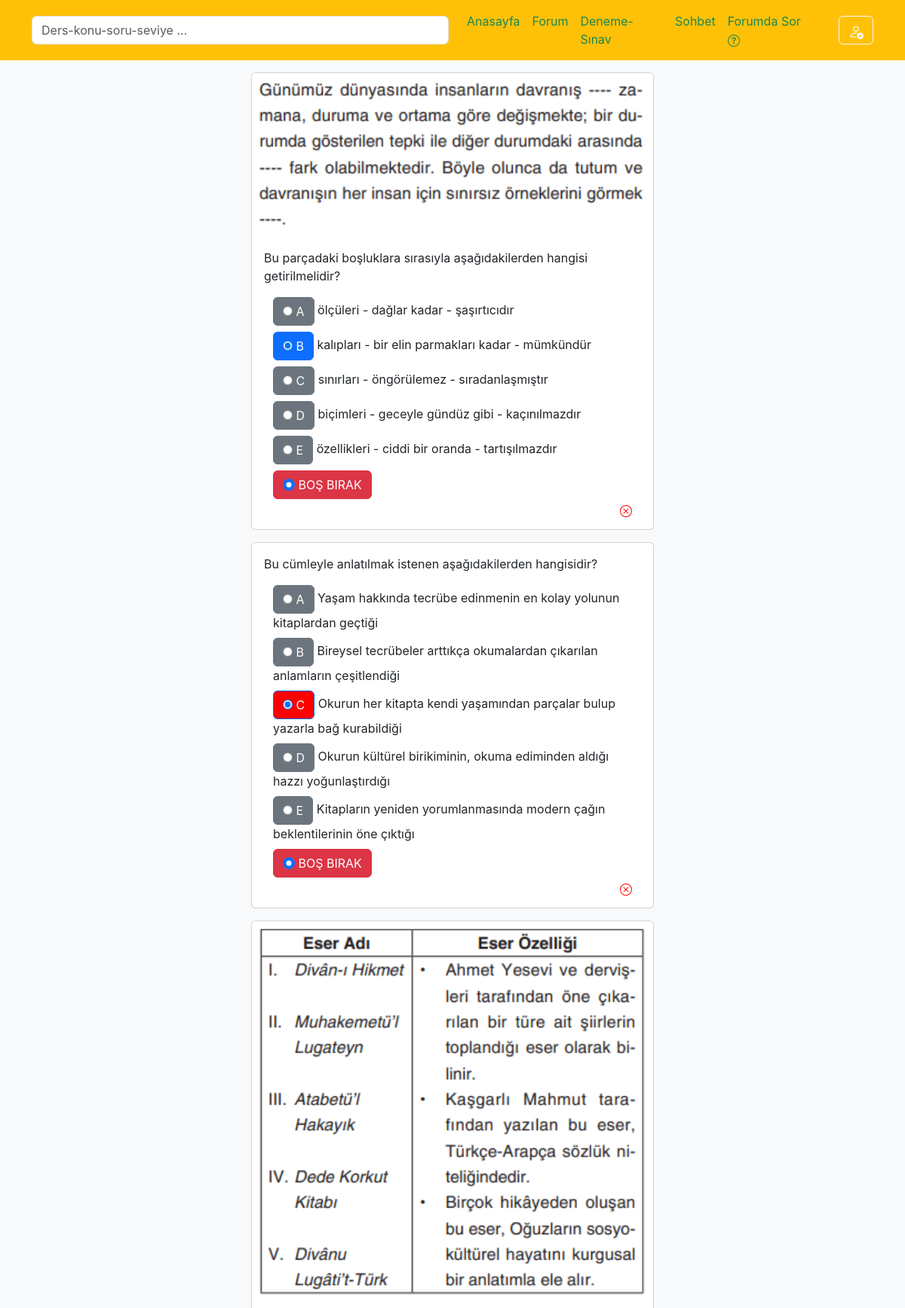
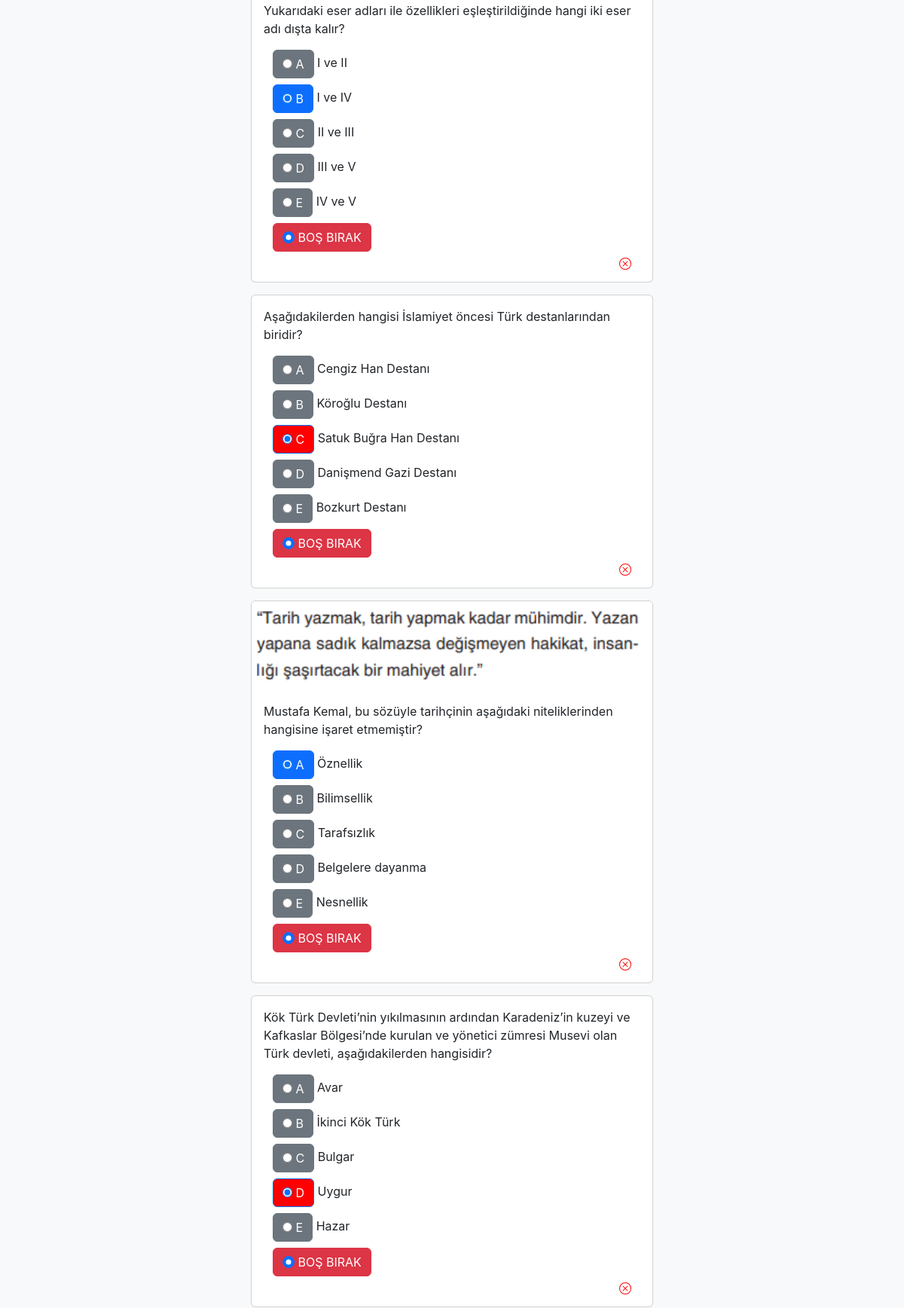
The page /testing_and_exam/ayt_show_result_details/10 Haziran 2017/ (signed in, upper part) on the database its author committed (2 pictures, top to bottom).
### testing_and_exam/models.py (models this page shows, shortened)
class AYT_Choice(models.Model):
    Lessons_Name  = (
        ('Matematik', 'Matematik'),
        ('Türk Dili ve Edebiyatı', 'Türk Dili ve Edebiyatı'),
        ('Fizik', 'Fizik'),
        ('Kimya','Kimya'),
        ('Tarih','Tarih'),
        ('Biyoloji','Biyoloji'),
        ('Coğrafya','Coğrafya'),
        ('Din Kültürü ve Ahlak Bilgisi','Din Kültürü ve Ahlak Bilgisi')
    )
    Answer_Choice  = (
        ('A', 'A'),
        ('B', 'B'),
        ('C', 'C'),
        ('D','D'),
        ('E','E')
    )
    Date_Choice  = (
        ('2017','2017'),
        ('2018','2018'),
        ('2019','2019'),
        ('2020','2020'),
        ('2021','2021'),
        ('2022','2022'),
        ('2023','2023')
    )
    EXAM_Name  = (
        ('10 Haziran 2017', '10 Haziran 2017'),
        ('10 Haziran 2017', '23 Haziran 2018'),
        ('10 Haziran 2017', '15 Haziran 2019'),
        ('10 Haziran 2017', '27 Haziran 2020'),
        ('10 Haziran 2017', '26 Haziran 2021'),
        ('10 Haziran 2017', '18 Haziran 2022'),
        ('10 Haziran 2017', '17 Haziran 2023')
      )
    author=models.ForeignKey(User,on_delete = models.CASCADE,verbose_name="SORUYU YAZAN")# bunu django hazır kullanıcı tablosundan alıyoruz
    Date_Choice=models.CharField(verbose_name="HANGİ SENENİN SORUSU ?",choices=Date_Choice,null=True,blank=False,max_length=15)
    Lessons_Name = models.CharField(verbose_name="DERS ADI", choices=Lessons_Name, max_length=100, blank=False)
    ayt_cozen_kisi=models.ManyToManyField(User,default=None,related_name="ayt_cozen_kisi",verbose_name="ayt_cozen_kisi",blank=True, null=True,max_length=100)
    EXAM_Name=models.TextField(verbose_name="SINAV ADI",choices=EXAM_Name,null=True,blank=False,max_length=100)
    Question=models.TextField(verbose_name="SORU")
    Choice_A=models.TextField(verbose_name="A ŞIKKI",blank=True, null=True)
    Choice_B=models.TextField(verbose_name="B ŞIKKI",blank=True, null=True)
    Choice_C=models.TextField(verbose_name="C ŞIKKI",blank=True, null=True)
    Choice_D=models.TextField(verbose_name="D ŞIKKI",blank=True, null=True)
    Choice_E=models.TextField(verbose_name="E ŞIKKI",blank=True, null=True)
    Answer_Choice=models.CharField(verbose_name="CEVAP", choices=Answer_Choice, max_length=1, blank=False)
    Question_Image=models.ImageField(upload_to='testing_and_exam_images/',blank=True, null=True, verbose_name="SORUYA FOTOĞRAF EKLEYİN")
    Created_Date=models.DateTimeField(auto_now=True,verbose_name="OLUŞTURMA TARİHİ")
    class Meta:
        verbose_name_plural = "AYT SORU EKLEME"

### testing_and_exam/views.py (the view)
# urls.py: path('ayt_show_result_details/<str:Date_Choice>/', views.ayt_show_result_details, name='ayt_show_result_details'),
def ayt_show_result_details(request,Date_Choice):
    if request.user.is_authenticated:
        user = request.user
        get_questions = AYT_Choice.objects.filter(EXAM_Name=Date_Choice)
        exam_results_list = []  # Create an empty list to store exam results
        for get_question2 in get_questions:
            exam_results = AYT_Result.objects.filter(author_id=user, Question_Id=get_question2.pk, Date_Choice=get_question2.EXAM_Name)
            for exam_rslt2 in exam_results:
                if get_question2.pk == exam_rslt2.Question_Id:
                    print("evet ")
                    exam_results_list.append(exam_rslt2)  # Append each exam result to the list
        context = {
            'exam_results': exam_results_list,
            'get_questions': get_questions,
        }
        return render(request, "testing_and_exam/ayt_show_result_details.html", context)
    else:
        return redirect('quizorder:index')

### templates/testing_and_exam/ayt_show_result_details.html (shortened to what this page needs)
{% include 'base/layout.html' %}
{% block body %}
<div class="album py-2 mb-5 bg-light">
  <div class="container">
{% for sonuc in exam_results %}
{% for soru in get_questions %}
{% if soru.pk == sonuc.Question_Id %}
<div class="row row-cols-1 row-cols-md-2 g-0 mb-3">
  <div class="col-md-6 container">
    <div class="card ">
      {% if soru.Question_Image %}
      <img src="{{soru.Question_Image.url}}" class="card-img-top " />
      {% else %}
      {% comment %} <img src="https://mocra.org/wp-content/uploads/2016/07/default.jpg" class="card-img-top" alt="..."> {% endcomment %}
      {% endif %}
<div class="card-body">
  <p class="card-text">
    {{ soru.Question}}
  </p>
  <div class="btn-group-vertical container"  role="group" aria-label="Vertical radio toggle button group">
{% if soru.Choice_A %}
<div class="mb-2">
  {% if sonuc.author_Key == "A" %}
    <label class="btn btn-success" for="{{ soru.id }}">
      <input type="radio" name="optionsRadios{{ soru.id }}" id="{{ soru.id }}" autocomplete="off" checked>
       A {% comment %} İşaretlendi {% endcomment %}
    </label>
    {% elif soru.Answer_Choice == "A" %}
    <label class="btn btn-primary" for="{{ soru.id }}">
      <input type="radio" name="optionsRadios{{ soru.id }}" id="{{ soru.id }}" autocomplete="off" checked>
      A {% comment %}cevap anahtarı{% endcomment %}
    </label>
  {% else %}
    <label class="btn btn-secondary" for="{{ soru.id }}">
      <input type="radio" name="optionsRadios{{ soru.id }}" id="{{ soru.id }}" autocomplete="off">
      A
    </label>
  {% endif %}
  <span>{{ soru.Choice_A }}</span>
</div>
{% endif %}
{% if soru.Choice_B %}
<div class="mb-2">
  {% if sonuc.author_Key == "B" %}
    <label class="btn btn-success" for="{{ soru.id }}">
      <input type="radio" name="optionsRadios{{ soru.id }}" id="{{ soru.id }}" autocomplete="off" checked>
      B {% comment %}İşaretlendi{% endcomment %}
    </label>
    {% elif soru.Answer_Choice == "B" %}
    <label class="btn btn-primary" for="{{ soru.id }}" >
      <input type="radio" name="optionsRadios{{ soru.id }}" id="{{ soru.id }}" autocomplete="off" checked>
      B {% comment %}cevap anahtarı{% endcomment %}
    </label>
  {% else %}
    <label class="btn btn-secondary" for="{{ soru.id }}">
      <input type="radio" name="optionsRadios{{ soru.id }}" id="{{ soru.id }}" autocomplete="off">
      B
    </label>
  {% endif %}
  <span>{{ soru.Choice_B }}</span>
</div>
{% endif %}
{% if soru.Choice_C %}
<div class="mb-2">
  {% if sonuc.author_Key == "C" %}
    <label class="btn btn-success" for="{{ soru.id }}">
      <input type="radio" name="optionsRadios{{ soru.id }}" id="{{ soru.id }}" autocomplete="off" checked>
      C {% comment %}İşaretlendi{% endcomment %}
    </label>
    {% elif soru.Answer_Choice == "C" %}
    <label class="btn btn-primary" for="{{ soru.id }}" style="background-color: red;">
      <input type="radio" name="optionsRadios{{ soru.id }}" id="{{ soru.id }}" autocomplete="off" checked>
      C {% comment %}cevap anahtarı{% endcomment %}
    </label>
  {% else %}
    <label class="btn btn-secondary" for="{{ soru.id }}">
      <input type="radio" name="optionsRadios{{ soru.id }}" id="{{ soru.id }}" autocomplete="off">
      C
    </label>
  {% endif %}
  <span>{{ soru.Choice_C }}</span>
</div>
{% endif %}
{% if soru.Choice_D %}
<div class="mb-2">
  {% if sonuc.author_Key == "D" %}
    <label class="btn btn-success" for="{{ soru.id }}">
      <input type="radio" name="optionsRadios{{ soru.id }}" id="{{ soru.id }}" autocomplete="off" checked>
      D {% comment %}İşaretlendi{% endcomment %}
    </label>
    {% elif soru.Answer_Choice == "D" %}
    <label class="btn btn-primary" for="{{ soru.id }}" style="background-color: red;">
      <input type="radio" name="optionsRadios{{ soru.id }}" id="{{ soru.id }}" autocomplete="off" checked>
      D {% comment %}cevap anahtarı{% endcomment %}
    </label>
  {% else %}
    <label class="btn btn-secondary" for="{{ soru.id }}">
      <input type="radio" name="optionsRadios{{ soru.id }}" id="{{ soru.id }}" autocomplete="off">
      D
    </label>
  {% endif %}
  <span>{{ soru.Choice_D }}</span>
</div>
{% endif %}
{% if soru.Choice_E %}
<div class="mb-2">
  {% if sonuc.author_Key == "E"%}
    <label class="btn btn-success" for="{{ soru.id }}">
      <input type="radio" name="optionsRadios{{ soru.id }}" id="{{ soru.id }}" autocomplete="off" checked>
      E  {% comment %}İşaretlendi{% endcomment %}
    </label>
    {% elif soru.Answer_Choice == "E" %}
    <label class="btn btn-primary" for="{{ soru.id }}" style="background-color: red;">
      <input type="radio" name="optionsRadios{{ soru.id }}" id="{{ soru.id }}" autocomplete="off" checked>
      E  {% comment %}cevap anahtarı{% endcomment %}
    </label>
  {% else %}
    <label class="btn btn-secondary" for="{{ soru.id }}">
      <input type="radio" name="optionsRadios{{ soru.id }}" id="{{ soru.id }}" autocomplete="off">
      E
    </label>
  {% endif %}
  <span>{{ soru.Choice_E }}</span>
</div>
{% endif %}
<div class="mb-2">
{% if sonuc.author_Key == "N" %}
  <label class="form-check-label btn btn-danger" for="{{ soru.id }}">
    <input class="form-check-input" type="radio" name="exampleRadios{{ soru.id }}" id="{{ soru.id }}" value="N" checked>
    BOŞ BIRAK
  </label>
{% endif %}
</div>
          </div>
</div>
</div>
</div>
</div>
{% endif %}
{% endfor %}
{% endfor %}
</div>
</div>
{% endblock body %}

### templates/base/navbar.html (style rules this page uses)
body { font-family: -apple-system, BlinkMacSystemFont, 'Segoe UI', Roboto, Oxygen, Ubuntu, Cantarell, 'Open Sans', 'Helvetica Neue', sans-serif; background-color: #f8f9fa; padding-top: 20px; }

### rows shown on the page
AYT_Choice: Question_Image (picture), Question "Bu parçadaki boşluklara sırasıyla aşağıdakilerden hangisi getirilmelidir?", Choice_A "ölçüleri - dağlar kadar - şaşırtıcıdır", Choice_B "kalıpları - bir elin parmakları kadar - mümkündür", Choice_C "sınırları - öngörülemez - sıradanlaşmıştır", Choice_D "biçimleri - geceyle gündüz gibi - kaçınılmazdır", Choice_E "özellikleri - ciddi bir oranda - tartışılmazdır"
AYT_Choice: Question "Bu cümleyle anlatılmak istenen aşağıdakilerden hangisidir?", Choice_A "Yaşam hakkında tecrübe edinmenin en kolay yolunun kitaplardan geçtiği", Choice_B "Bireysel tecrübeler arttıkça okumalardan çıkarılan anlamların çeşitlendiği", Choice_C "Okurun her kitapta kendi yaşamından parçalar bulup yazarla bağ kurabildiği", Choice_D "Okurun kültürel birikiminin, okuma ediminden aldığı hazzı yoğunlaştırdığı", Choice_E "Kitapların yeniden yorumlanmasında modern çağın beklentilerinin öne çıktığı"
AYT_Choice: Question_Image (picture), Question "Yukarıdaki eser adları ile özellikleri eşleştirildiğinde hangi iki eser adı dışta kalır?", Choice_A "I ve II", Choice_B "I ve IV", Choice_C "II ve III", Choice_D "III ve V", Choice_E "IV ve V"
AYT_Choice: Question "Aşağıdakilerden hangisi İslamiyet öncesi Türk destanlarından biridir?", Choice_A "Cengiz Han Destanı", Choice_B "Köroğlu Destanı", Choice_C "Satuk Buğra Han Destanı", Choice_D "Danişmend Gazi Destanı", Choice_E "Bozkurt Destanı"
AYT_Choice: Question_Image (picture), Question "Mustafa Kemal, bu sözüyle tarihçinin aşağıdaki niteliklerinden hangisine işaret etmemiştir?", Choice_A "Öznellik", Choice_B "Bilimsellik", Choice_C "Tarafsızlık", Choice_D "Belgelere dayanma", Choice_E "Nesnellik"
AYT_Choice: Question "Kök Türk Devleti’nin yıkılmasının ardından Karadeniz’in kuzeyi ve Kafkaslar Bölgesi’nde kurulan ve yönetici zümresi Musevi olan Türk devleti, aşağıdakilerden hangisidir?", Choice_A "Avar", Choice_B "İkinci Kök Türk", Choice_C "Bulgar", Choice_D "Uygur", Choice_E "Hazar"
